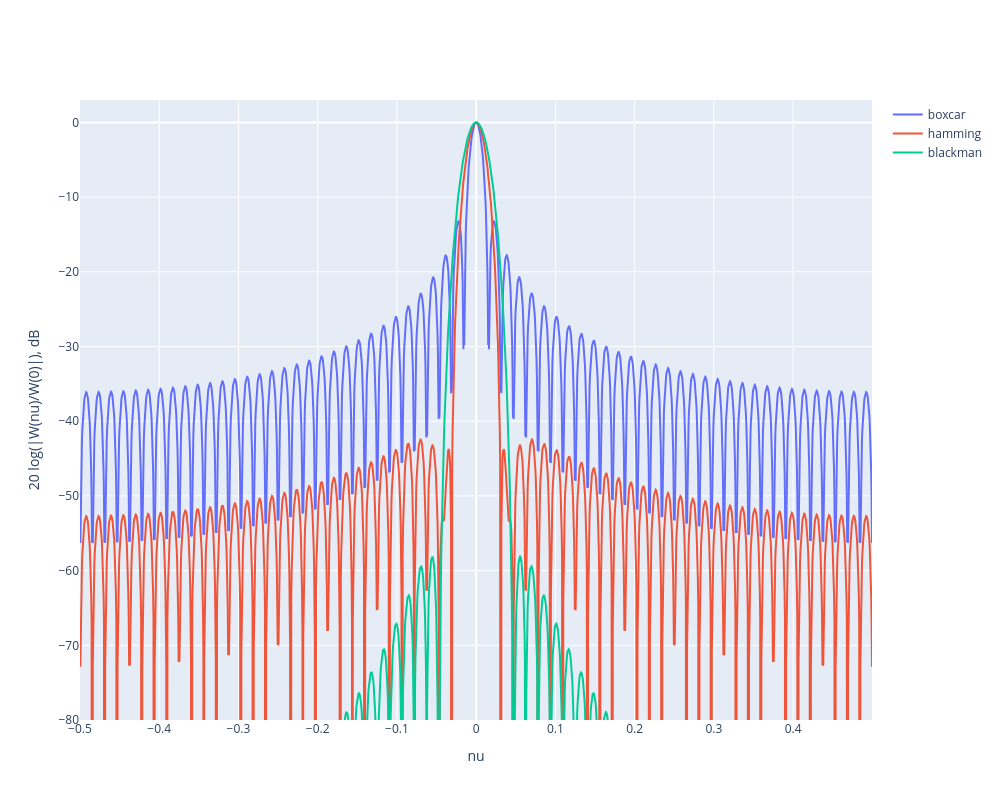

The code cell stored with this chart in its notebook:
### Code cell
fig = go.Figure()
for i, window in enumerate(['boxcar', 'hamming', 'blackman']):
    nu, W = DTFT(x=signal.get_window(window = window, Nx = N, fftbins = True), M=M)
    fig.add_trace(go.Scatter(x=nu, y=20*np.log10(abs(W)/max(abs(W))),
                    mode = 'lines', line = dict(dash='solid'), name = f'{window}'))
    
fig.update_yaxes(title_text="20 log(|W(nu)/W(0)|), dB")
fig.update_xaxes(title_text="nu")
fig.update_yaxes(range=[-80, 3])
fig.update_xaxes(showspikes=True, spikecolor="red", spikethickness=2)
fig.update_yaxes(showspikes=True, spikecolor="red", spikesnap="cursor", spikemode="across", spikethickness=2)

fig.update_layout(height=800, width=1000,)
fig.update_layout(hoverlabel_namelength=-1)
fig.show()

### Figure 1 — Plotly figure (JSON) as saved in the notebook; plotly's stock layout.template omitted (floating-point values rounded to 4 significant figures; data arrays with more than 128 entries replaced by an {"elided": "..."} marker saying what was removed)
{"data": [{"line": {"dash": "solid"}, "mode": "lines", "name": "boxcar", "type": "scatter", "x": {"elided": "2048 float values"}, "y": {"elided": "2048 float values"}}, {"line": {"dash": "solid"}, "mode": "lines", "name": "hamming", "type": "scatter", "x": {"elided": "2048 float values"}, "y": {"elided": "2048 float values"}}, {"line": {"dash": "solid"}, "mode": "lines", "name": "blackman", "type": "scatter", "x": {"elided": "2048 float values"}, "y": {"elided": "2048 float values"}}], "layout": {"height": 800, "hoverlabel": {"namelength": -1}, "width": 1000, "xaxis": {"showspikes": true, "spikecolor": "red", "spikethickness": 2, "title": {"text": "nu"}}, "yaxis": {"range": [-80, 3], "showspikes": true, "spikecolor": "red", "spikemode": "across", "spikesnap": "cursor", "spikethickness": 2, "title": {"text": "20 log(|W(nu)/W(0)|), dB"}}}}
